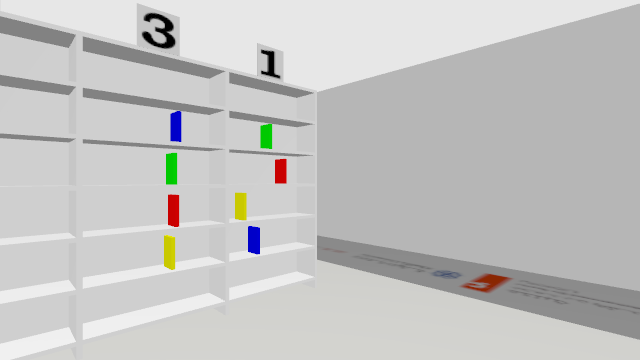
#> input picture digit_files/samples/digit_files_2/digit_frame_0000.png, 640 x 360 px; its folder holds only this picture in this run
$ python crop_digits.py
#> lines starting #> are read from the running program, lines starting #| are printed output that depends on the picture; after the words box and inside, x2 and y2 are one past the last pixel; in counts of white or black regions, pixels touching at a corner belong together
import os
import cv2

# Input directory containing full camera images and output folder for crops.
# Resolve paths from this script so the command works from any current directory.
SCRIPT_DIR = os.path.dirname(os.path.abspath(__file__))
INPUT_DIR = os.path.join(SCRIPT_DIR, "samples", "digit_files_2")
OUTPUT_DIR = os.path.join(SCRIPT_DIR, "unlabeled_crops")
os.makedirs(OUTPUT_DIR, exist_ok=True)

if not os.path.isdir(INPUT_DIR):
  raise FileNotFoundError(f"Input directory does not exist: {INPUT_DIR}")

crop_counter = 0

for filename in os.listdir(INPUT_DIR):
  if not filename.endswith((".png", ".jpg", ".jpeg")):
    continue

  img_path = os.path.join(INPUT_DIR, filename)
  frame = cv2.imread(img_path)
#> frame is the input picture: shape (360, 640, 3); mean B, G, R 194.5, 195.6, 195.8
  if frame is None:
    continue

  # 1. Convert to grayscale and apply inverse Otsu thresholding (Black text -> White foreground)
  gray = cv2.cvtColor(frame, cv2.COLOR_BGR2GRAY)
  _, thresh = cv2.threshold(
      gray, 0, 255, cv2.THRESH_BINARY_INV + cv2.THRESH_OTSU
  )
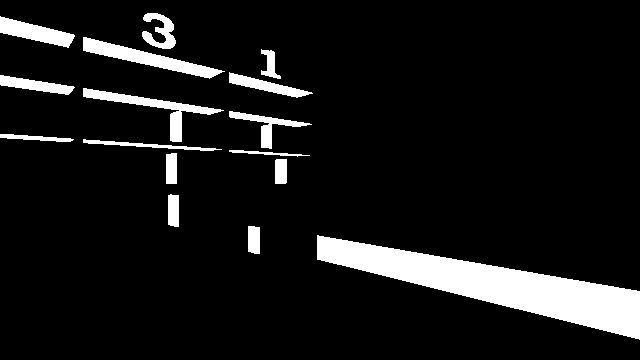
#> thresh: shape (360, 640); 9.3% white; 16 white regions

  # 2. Find contours of potential text components
  contours, _ = cv2.findContours(
      thresh, cv2.RETR_EXTERNAL, cv2.CHAIN_APPROX_SIMPLE
  )
#> contours = 16 contours; largest, box (x1, y1, x2, y2) and area: (317, 235, 640, 340) 11399, (83, 37, 225, 79) 1552, (83, 88, 224, 142) 1260, (0, 16, 75, 48) 1035, (229, 72, 313, 98) 659

  for cnt in contours:
    x, y, w, h = cv2.boundingRect(cnt)

    # Keep a wider range because digits 3 and 4 can be narrower or shorter.
    aspect_ratio = float(w) / h
    if 8 <= h <= 160 and 0.10 <= aspect_ratio <= 1.50:
      # Add enough context to avoid clipping thin or fragmented digits.
      pad = 8
      y1, y2 = max(0, y - pad), min(frame.shape[0], y + h + pad)
      x1, x2 = max(0, x - pad), min(frame.shape[1], x + w + pad)

      crop = gray[y1:y2, x1:x2]
      save_path = os.path.join(OUTPUT_DIR, f"crop_{crop_counter:04d}.png")
      cv2.imwrite(save_path, crop)
      crop_counter += 1
#> this loop made 16 passes
#> (x, y, w, h, aspect_ratio, y1, y2, x1) on passes 2, 3, 4, 5, 13, 16: (248, 226, 12, 28, 0.429, 218, 262, 240), (168, 194, 11, 33, 0.333, 186, 235, 160), (275, 159, 12, 25, 0.48, 151, 192, 267), (166, 153, 11, 31, 0.355, 145, 192, 158), (261, 49, 20, 30, 0.667, 41, 87, 253), (142, 13, 34, 36, 0.944, 5, 57, 134)
#> (x, y, w, h, aspect_ratio) on passes 1, 6, 7, 8, 9, 10: (317, 235, 323, 105, 3.08), (229, 150, 81, 7, 11.57), (83, 139, 139, 12, 11.58), (0, 134, 74, 8, 9.25), (229, 111, 83, 38, 2.18), (83, 88, 141, 54, 2.61)
#> pass 2, `crop = gray[y1:y2, x1:x2]`:
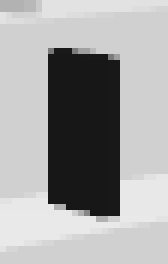
#> crop: shape (44, 28) (shown 6 times larger); min 23, max 233, mean 164
#> pass 3, `crop = gray[y1:y2, x1:x2]`:
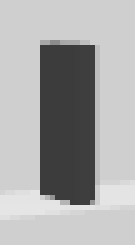
#> crop: shape (49, 27) (shown 5 times larger); min 60, max 229, mean 169.9
#> after the loop, crop_counter = 6

print(
    f"Extracted {crop_counter} candidate crops! Sort them into dataset_raw/1,"
    " dataset_raw/2, etc."
)
#| Extracted 6 candidate crops! Sort them into dataset_raw/1, dataset_raw/2, etc.

$ run again, on digit_files/samples/digit_files_2/digit_frame_0004.png
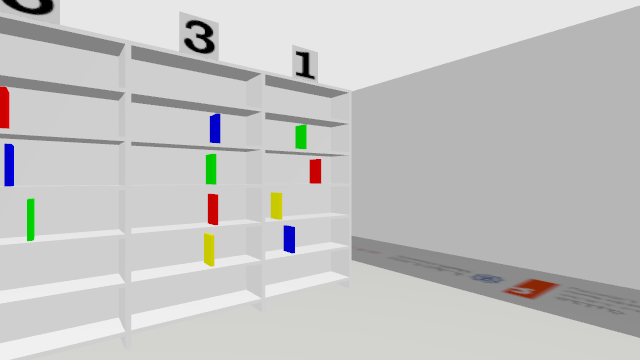
#> input picture digit_files/samples/digit_files_2/digit_frame_0004.png, 640 x 360 px
#> frame is the input picture: shape (360, 640, 3); mean B, G, R 194.7, 195.7, 196
#> `_, thresh = cv2.threshold( gray, 0, 255, cv2.THRESH_BINARY_INV + cv2.T..`:
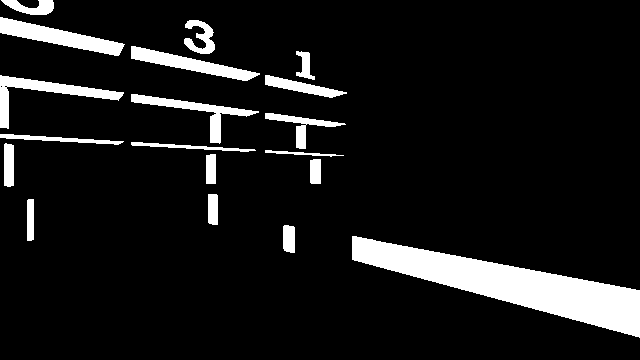
#> thresh: shape (360, 640); 9.6% white; 19 white regions
#> contours = 19 contours; largest, box (x1, y1, x2, y2) and area: (352, 236, 640, 338) 9975, (0, 17, 125, 56) 1701, (0, 75, 124, 129) 1367, (131, 46, 260, 81) 1352, (131, 94, 259, 144) 1093
#> the loop `for cnt in contours:` made 19 passes
#> (x, y, w, h, aspect_ratio, y1, y2, x1) on passes 2, 3, 4, 5, 6, 8, 15, 17: (283, 225, 12, 28, 0.429, 217, 261, 275), (27, 199, 7, 42, 0.167, 191, 249, 19), (208, 194, 10, 31, 0.323, 186, 233, 200), (310, 159, 11, 25, 0.44, 151, 192, 302), (206, 154, 10, 30, 0.333, 146, 192, 198), (4, 143, 10, 44, 0.227, 135, 195, 0), (296, 51, 19, 29, 0.655, 43, 88, 288), (184, 20, 31, 34, 0.912, 12, 62, 176)
#> pass 3, `crop = gray[y1:y2, x1:x2]`:
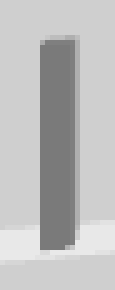
#> crop: shape (58, 23) (shown 5 times larger); min 122, max 233, mean 189.6
#> after the loop `for cnt in contours:`: crop_counter = 8
#| Extracted 8 candidate crops! Sort them into dataset_raw/1, dataset_raw/2, etc.
